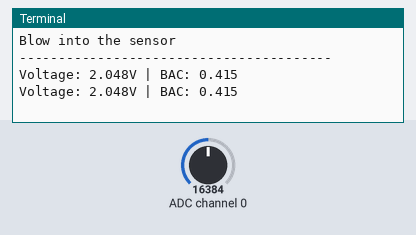
Bench run of a program on a simulated Raspberry Pi (BCM pin numbers). Parts: the last lines printed to the terminal. The inputs (shaded band) are chosen by the test bench; at power-on: ADC channel 0 = 16384 (analog values on the 0–32767 scale).

Above: at 1.2 s.
1.3 s: ADC channel 0 set to 22936
At 2.6 s:
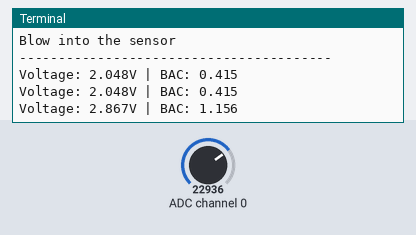
2.8 s: ADC channel 0 set to 28834
At 3.9 s:
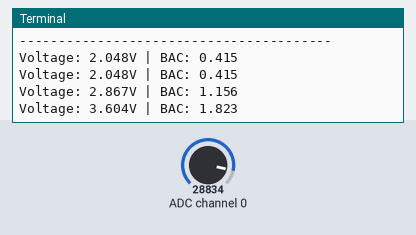
Timing chart, 0 to 5.8 s (numbered marks = the images above; inputs shaded):
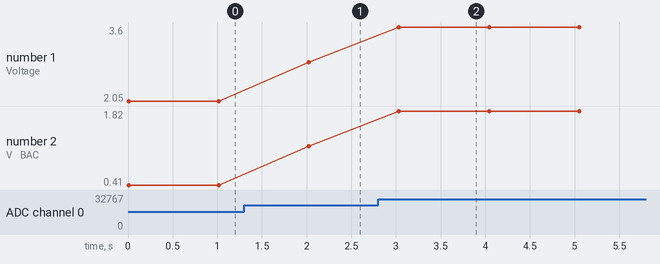

The program:

alcotest.py
```python
import time
import board
import busio
import adafruit_ads1x15.ads1115 as ADS
from adafruit_ads1x15.analog_in import AnalogIn

# Calibration - value in clean air
BASELINE_VOLTAGE = 1.589
i2c = busio.I2C(board.SCL, board.SDA)
ads = ADS.ADS1115(i2c)
chan = AnalogIn(ads, 0)

def voltage_to_bac(voltage):
    if voltage < BASELINE_VOLTAGE * 1.2:
        return 0.0
    #Linear interpolation between baseline and max
    ratio = (voltage - BASELINE_VOLTAGE) / (3.8 - BASELINE_VOLTAGE)
    bac = ratio * 2.0 # max ~ 2.0

    return round(bac, 3)

print ("Blow into the sensor")
print("-" * 40)

while True:
    voltage = chan.voltage
    bac = voltage_to_bac(voltage)
    print(f"Voltage: {voltage:.3f}V | BAC: {bac} ")
    time.sleep(1)
```

Measured:
- after the input at 1.3 s, the terminal: prints a new line after 0.73 s (image 1)
- after the input at 2.8 s, the terminal: prints a new line after 0.23 s (image 2)
- plotted number 1: 2.05 → 2.87 after the input at 1.3 s, 2.87 → 3.6 after the input at 2.8 s
- plotted number 2: 0.41 → 1.16 after the input at 1.3 s, 1.16 → 1.82 after the input at 2.8 s
